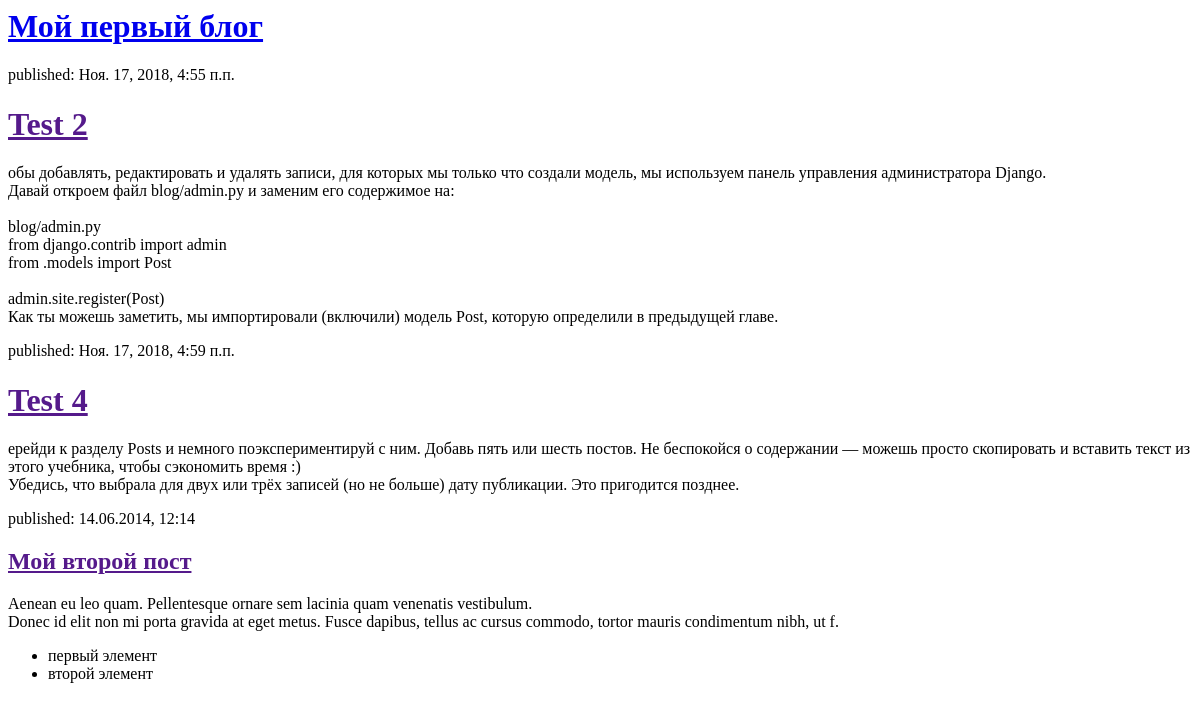
Before: / with the older database file.
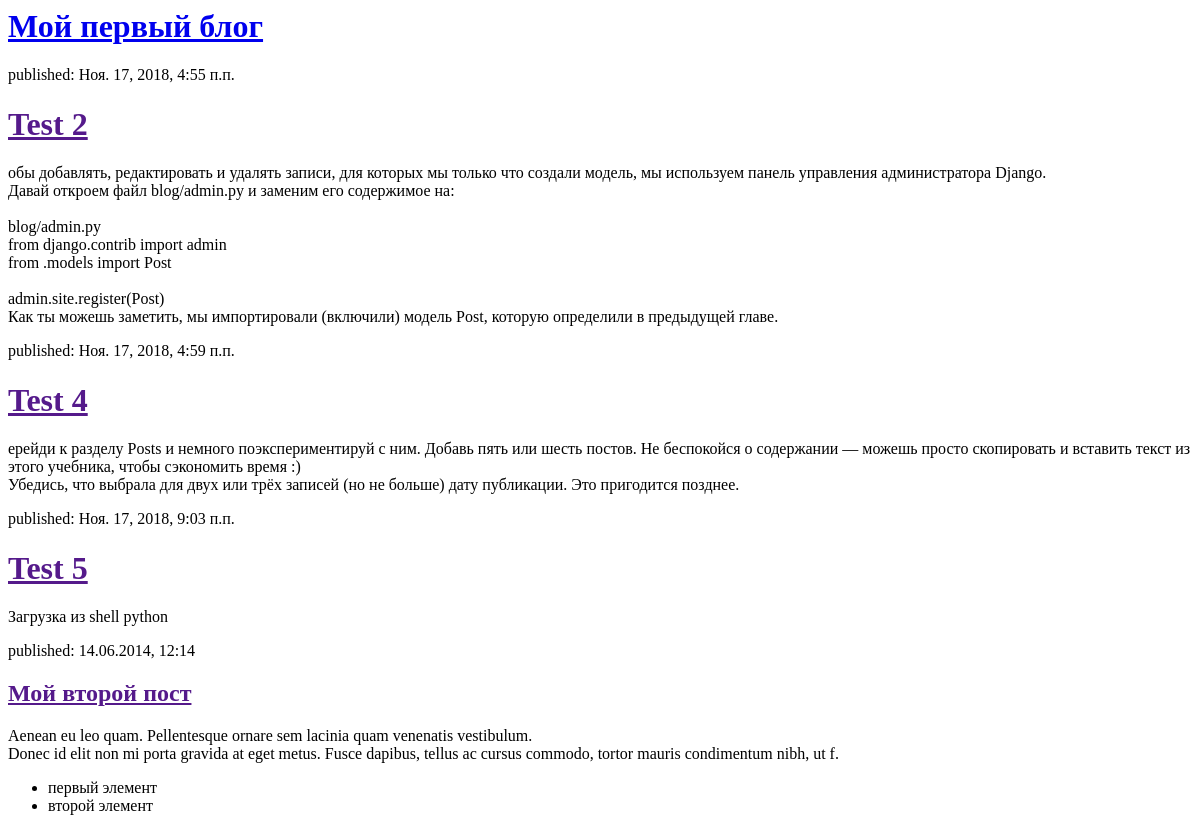
After: the same page with the newer database file.
### blog/models.py (models this page shows, shortened)
class Post(models.Model):
    author = models.ForeignKey('auth.User', on_delete=models.CASCADE)
    title = models.CharField(max_length=200)
    text = models.TextField()
    created_date = models.DateTimeField(
            default=timezone.now)
    published_date = models.DateTimeField(
            blank=True, null=True)

### blog/views.py (the view)
# urls.py: url(r'^$', views.post_list, name='post_list'),
def post_list(request):
    posts = Post.objects.filter(published_date__lte=timezone.now()).order_by('published_date')
    return render(request, 'blog/post_list.html', {'posts' : posts})

### blog/templates/blog/post_list.html (shortened to what this page needs)
<html>
    <head>
    </head>
    <body>
        <div>
            <h1><a href="/">Мой первый блог</a></h1>
        </div>
 {% for post in posts %}
    <div>
        <p>published: {{ post.published_date }}</p>
        <h1><a href="">{{ post.title }}</a></h1>
        <p>{{ post.text|linebreaksbr }}</p>
    </div>
{% endfor %}
        <div>
            <p>published: 14.06.2014, 12:14</p>
            <h2><a href="">Мой второй пост</a></h2>
            <p>Aenean eu leo quam. Pellentesque ornare sem lacinia quam venenatis vestibulum.<br>Donec id elit non mi porta gravida at eget metus. Fusce dapibus, tellus ac cursus commodo, tortor mauris condimentum nibh, ut f.</p>
            <ul><li>первый элемент</li><li>второй элемент</li></ul>
        </div>
    </body>
</html>

Changed rows visible on the page:
added Post: published_date "Ноя. 17, 2018, 9:03 п.п.", title "Test 5", text "Загрузка из shell python"
